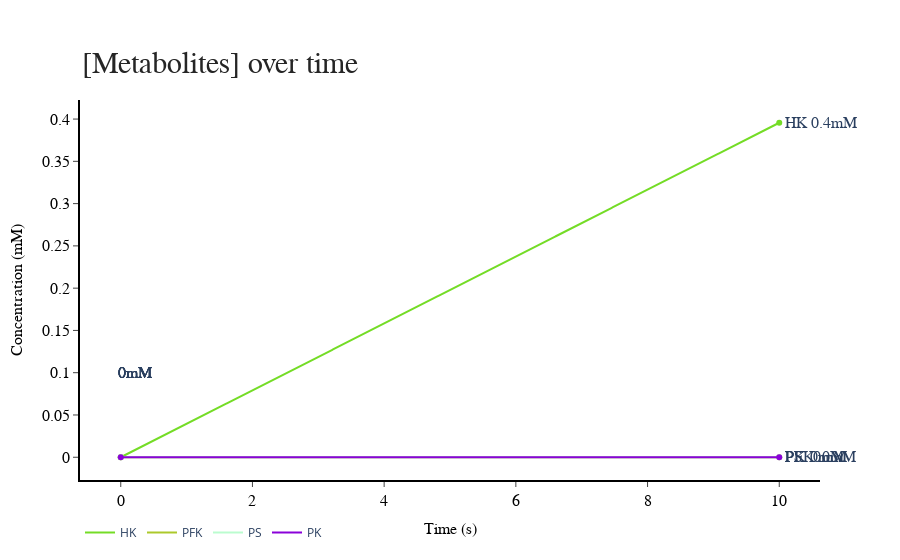

The code cell stored with this chart in its notebook:
### Code cell


### Figure 1 — Plotly figure (JSON) as saved in the notebook; plotly's stock layout.template omitted (floating-point values rounded to 4 significant figures; data arrays with more than 128 entries replaced by an {"elided": "..."} marker saying what was removed)
{"data": [{"connectgaps": true, "line": {"color": "rgb(116,220,38)"}, "mode": "lines", "name": "HK", "type": "scatter", "x": {"elided": "1000 float values"}, "y": {"elided": "1000 float values"}}, {"marker": {"color": "rgb(116,220,38)"}, "mode": "markers", "name": "HK", "showlegend": false, "type": "scatter", "x": [0, 10], "y": [0, 0.3956]}, {"connectgaps": true, "line": {"color": "rgb(172,201,43)"}, "mode": "lines", "name": "PFK", "type": "scatter", "x": {"elided": "1000 float values"}, "y": {"elided": "1000 float values"}}, {"marker": {"color": "rgb(172,201,43)"}, "mode": "markers", "name": "PFK", "showlegend": false, "type": "scatter", "x": [0, 10], "y": [0, 0]}, {"connectgaps": true, "line": {"color": "rgb(187,252,207)"}, "mode": "lines", "name": "PS", "type": "scatter", "x": {"elided": "1000 float values"}, "y": {"elided": "1000 float values"}}, {"marker": {"color": "rgb(187,252,207)"}, "mode": "markers", "name": "PS", "showlegend": false, "type": "scatter", "x": [0, 10], "y": [0, 1.805e-36]}, {"connectgaps": true, "line": {"color": "rgb(138,1,217)"}, "mode": "lines", "name": "PK", "type": "scatter", "x": {"elided": "1000 float values"}, "y": {"elided": "1000 float values"}}, {"marker": {"color": "rgb(138,1,217)"}, "mode": "markers", "name": "PK", "showlegend": false, "type": "scatter", "x": [0, 10], "y": [0, 1.302e-36]}], "layout": {"annotations": [{"axref": "x", "font": {"family": "Arial", "size": 16}, "showarrow": false, "text": "  0mM", "x": 0.1, "xanchor": "right", "xref": "paper", "y": 0.1, "yanchor": "middle"}, {"axref": "x", "font": {"family": "Arial", "size": 16}, "showarrow": false, "text": "HK 0.4mM", "x": 0.95, "xanchor": "left", "xref": "paper", "y": 0.3956, "yanchor": "middle"}, {"axref": "x", "font": {"family": "Arial", "size": 16}, "showarrow": false, "text": "  0mM", "x": 0.1, "xanchor": "right", "xref": "paper", "y": 0.1, "yanchor": "middle"}, {"axref": "x", "font": {"family": "Arial", "size": 16}, "showarrow": false, "text": "PFK  0mM", "x": 0.95, "xanchor": "left", "xref": "paper", "y": 0, "yanchor": "middle"}, {"axref": "x", "font": {"family": "Arial", "size": 16}, "showarrow": false, "text": "  0mM", "x": 0.1, "xanchor": "right", "xref": "paper", "y": 0.1, "yanchor": "middle"}, {"axref": "x", "font": {"family": "Arial", "size": 16}, "showarrow": false, "text": "PS  0mM", "x": 0.95, "xanchor": "left", "xref": "paper", "y": 1.805e-36, "yanchor": "middle"}, {"axref": "x", "font": {"family": "Arial", "size": 16}, "showarrow": false, "text": "  0mM", "x": 0.1, "xanchor": "right", "xref": "paper", "y": 0.1, "yanchor": "middle"}, {"axref": "x", "font": {"family": "Arial", "size": 16}, "showarrow": false, "text": "PK  0mM", "x": 0.95, "xanchor": "left", "xref": "paper", "y": 1.302e-36, "yanchor": "middle"}, {"font": {"color": "rgb(37,37,37)", "family": "Arial", "size": 30}, "showarrow": false, "text": "[Metabolites] over time", "x": 0, "xanchor": "left", "xref": "paper", "y": 1.05, "yanchor": "bottom", "yref": "paper"}], "autosize": true, "legend": {"orientation": "h"}, "plot_bgcolor": "white", "xaxis": {"linecolor": "rgb(0, 0, 0)", "linewidth": 2, "showgrid": true, "showline": true, "showticklabels": true, "tickfont": {"color": "rgb(0, 0, 0)", "family": "Arial", "size": 16}, "ticks": "outside", "title": {"font": {"color": "rgb(0,0,0)", "family": "Arial", "size": 16}, "text": "Time (s)"}}, "yaxis": {"linecolor": "rgb(0, 0, 0)", "linewidth": 2, "showgrid": true, "showline": true, "showticklabels": true, "tickfont": {"color": "rgb(0, 0, 0)", "family": "Arial", "size": 16}, "ticks": "outside", "title": {"font": {"color": "rgb(0,0,0)", "family": "Arial", "size": 16}, "text": "Concentration (mM)"}, "zeroline": true}}}
